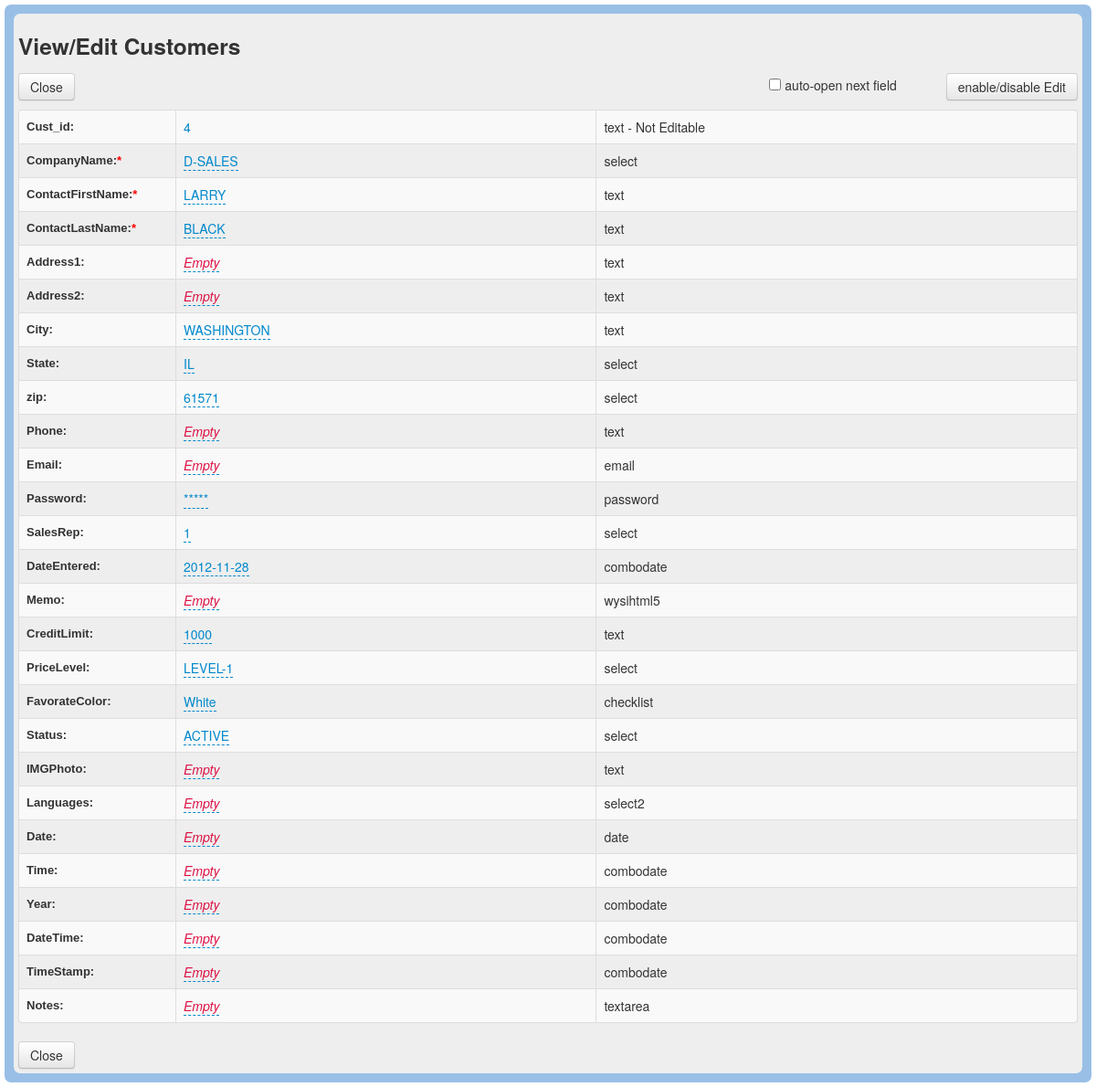
The page /db_Edit.php?id=4 on the database its author committed.
### tables this page shows
CREATE TABLE IF NOT EXISTS `customers` (
  `Cust_id` int(11) NOT NULL AUTO_INCREMENT,
  `CompanyName` varchar(50) DEFAULT NULL,
  `ContactFirstName` varchar(50) DEFAULT NULL,
  `ContactLastName` varchar(50) DEFAULT NULL,
  `Address1` varchar(50) DEFAULT NULL,
  `Address2` varchar(50) DEFAULT NULL,
  `City` varchar(50) DEFAULT NULL,
  `State` varchar(50) DEFAULT NULL,
  `zip` varchar(15) DEFAULT NULL,
  `Phone` varchar(50) DEFAULT NULL,
  `Email` varchar(100) DEFAULT NULL,
  `Password` varchar(100) DEFAULT NULL,
  `SalesRep` varchar(11) DEFAULT NULL,
  `DateEntered` date DEFAULT NULL,
  `Memo` blob,
  `CreditLimit` double DEFAULT NULL,
  `PriceLevel` varchar(50) DEFAULT NULL,
  `FavorateColor` varchar(50) DEFAULT NULL,
  `Status` varchar(50) DEFAULT NULL,
  `IMGPhoto` varchar(255) DEFAULT NULL,
  `Languages` varchar(100) DEFAULT NULL,
  `Date` date DEFAULT NULL,
  `Time` time DEFAULT NULL,
  `Year` year(4) DEFAULT NULL,
  `DateTime` datetime DEFAULT NULL,
  `TimeStamp` timestamp NULL DEFAULT NULL,
  `Notes` longtext,
  PRIMARY KEY (`Cust_id`)
);

### includes/db_Config.php (called while the page is built, shortened)
<?php
$db_Table = 'customers';
$appTitle = 'Customers';
$appTheme = 'blue';
$strFieldType  	= 'text,select,text,text,text,text,text,select,select,text,email,password,select,combodate,wysihtml5,text,select,checklist,select,text,select2,date,combodate,combodate,combodate,combodate,textarea';
$dbCanEdit = 1;
$strDisplayViewEdit =   "322222222222222222222222222";
$strRequired =          "011100000000000000000000000";
?>

### includes/db_Language.php (called while the page is built, shortened)
<?php
$txtEditView = "View/Edit";
$txtEnableButton = "enable/disable Edit";
?>

### includes/MeekroDB/meekrodb.2.1.class.php (called while the page is built, shortened)
<?php
class DB {
  protected static $mdb = null;
  public static function getMDB() {
    $mdb = DB::$mdb;
    if ($mdb === null) {
      $mdb = DB::$mdb = new MeekroDB();
    }
    return $mdb;
  }
  public static function queryFirstRow() { $args = func_get_args(); return call_user_func_array(array(DB::getMDB(), 'queryFirstRow'), $args); }
  public static function count() { $args = func_get_args(); return call_user_func_array(array(DB::getMDB(), 'count'), $args); }
  public static function columnList() { $args = func_get_args(); return call_user_func_array(array(DB::getMDB(), 'columnList'), $args); }
}
class MeekroDB {
  public $dbName = '';
  public $user = '';
  public $password = '';
  public $host = 'localhost';
  public $port = null;
  public $encoding = 'latin1';
  public $param_char = '%';
  public $named_param_seperator = '_';
  public $internal_mysql = null;
  public function __construct($host=null, $user=null, $password=null, $dbName=null, $port=null, $encoding=null) {
    if ($host === null) $host = DB::$host;
    if ($user === null) $user = DB::$user;
    if ($password === null) $password = DB::$password;
    if ($dbName === null) $dbName = DB::$dbName;
    if ($port === null) $port = DB::$port;
    if ($encoding === null) $encoding = DB::$encoding;
    $this->host = $host;
    $this->user = $user;
    $this->password = $password;
    $this->dbName = $dbName;
    $this->port = $port;
    $this->encoding = $encoding;
  }
  public function get() {
    $mysql = $this->internal_mysql;
    if ($mysql == null) {
      $mysql = new mysqli($this->host, $this->user, $this->password, $this->dbName, $this->port);
      $mysql->set_charset($this->encoding);
      $this->internal_mysql = $mysql;
    }
    return $mysql;
  }
  public function count() { $args = func_get_args(); return call_user_func_array(array($this, 'numRows'), $args); }
  protected function prependCall($function, $args, $prepend) {
    array_unshift($args, $prepend);
    return call_user_func_array($function, $args);
  }
  public function freeResult($result) {
    return $result->free();
  }
  public function columnList($table) {
    return $this->queryOneColumn('Field', "SHOW COLUMNS FROM $table");
  }
  public function parseQueryParamsNew() {
    $args = func_get_args();
    $sql = array_shift($args);
    $args_all = $args;
    $posList = array();
    $pos_adj = 0;
    $param_char_length = strlen($this->param_char);
    $named_seperator_length = strlen($this->named_param_seperator);
    $types = array(
      $this->param_char . 'll',
      $this->param_char . 'ls',
      $this->param_char . 'l',
      $this->param_char . 'li',
      $this->param_char . 'ld',
      $this->param_char . 'lb',
      $this->param_char . 's',
      $this->param_char . 'i',
      $this->param_char . 'd',
      $this->param_char . 'b',
      $this->param_char . 'ss'
    );
    foreach ($types as $type) {
      $lastPos = 0;
      while (($pos = strpos($sql, $type, $lastPos)) !== false) {
        $lastPos = $pos + 1;
        $posList[$pos] = $type;
      }
    }
    ksort($posList);
    foreach ($posList as $pos => $type) {
      $type = substr($type, $param_char_length);
      $length_type = strlen($type) + $param_char_length;
      $new_pos = $pos + $pos_adj;
      $new_pos_back = $new_pos + $length_type;
      if ($arg_number_length = strspn($sql, '0123456789', $new_pos_back)) {
        $arg_number = substr($sql, $new_pos_back, $arg_number_length);
        if (! isset($args_all[$arg_number])) $this->nonSQLError("Non existent argument reference (arg $arg_number): $sql");
        $arg = $args_all[$arg_number];
      } else {
        $arg = array_shift($args);
      }
      if (in_array($type, array('s', 'i', 'd', 'b', 'l'))) {
        $array_type = false;
        $arg = array($arg);
        $type = 'l' . $type;
      } else if ($type == 'ss') {
        $result = "'%" . $this->escape(str_replace(array('%', '_'), array('\%', '\_'), $arg)) . "%'";
      } else {
        $array_type = true;
        if (! is_array($arg)) $this->nonSQLError("Badly formatted SQL query: $sql -- expecting array, but didn't get one!");
      }
      if ($type == 'ls') $result = $this->wrapStr($arg, "'", true);
      else if ($type == 'li') $result = array_map('intval', $arg);
      else if ($type == 'ld') $result = array_map('floatval', $arg);
      else if ($type == 'lb') $result = array_map(array($this, 'formatTableName'), $arg);
      else if ($type == 'll') $result = $arg;
      else if (! $result) $this->nonSQLError("Badly formatted SQL query: $sql");
      if (is_array($result)) {
        if (! $array_type) $result = $result[0];
        else $result = '(' . implode(',', $result) . ')';
      }
      $sql = substr_replace($sql, $result, $new_pos, $length_type + $arg_number_length);
      $pos_adj += strlen($result) - ($length_type + $arg_number_length);
    }
    return $sql;
  }
  public function parseQueryParams() {
    $args = func_get_args();
    if (count($args) < 2) return $args[0];
    if (is_string($args[1]) && preg_match('/^[is]+$/', $args[1]) && substr_count($args[0], '?') > 0)
      return call_user_func_array(array($this, 'parseQueryParamsOld'), $args);
    else
      return call_user_func_array(array($this, 'parseQueryParamsNew'), $args);
  }
  public function queryUnbuf() { $args = func_get_args(); return $this->prependCall(array($this, 'queryHelper'), $args, 'unbuffered'); }
  protected function queryHelper() {
    $args = func_get_args();
    $type = array_shift($args);
    $is_buffered = ($type == 'buffered');
    $is_null = ($type == 'null');
    $sql = call_user_func_array(array($this, 'parseQueryParams'), $args);
    $db = $this->get();
    $result = $db->query($sql, $is_buffered ? MYSQLI_STORE_RESULT : MYSQLI_USE_RESULT);
    return $result;
  }
  public function queryAllRows() {
    $args = func_get_args();
    $query = call_user_func_array(array($this, 'queryUnbuf'), $args);
    $result = $this->fetchAllRows($query);
    return $result;
  }
  public function queryFirstRow() {
    $args = func_get_args();
    $query = call_user_func_array(array($this, 'queryUnbuf'), $args);
    $result = $this->fetchRow($query);
    return $result;
  }
  public function queryOneColumn() {
    $args = func_get_args();
    $column = array_shift($args);
    $results = call_user_func_array(array($this, 'queryAllRows'), $args);
    $ret = array();
    foreach ($results as $row) {
      $ret[] = $row[$column];
    }
    return $ret;
  }
  protected function checkError() {
    return false;
  }
  public function fetchRow($result = null) {
    return $result->fetch_assoc();
  }
  public function fetchAllRows($result = null) {
    $A = array();
    while ($row = $this->fetchRow($result)) {
      $A[] = $row;
    }
    return $A;
  }
}
?>

### includes/db_Functions.php (called while the page is built, shortened)
<?php
$arrFieldNames = DB::columnList($db_Table);
?>

### db_Edit.php (the view, shortened to what this page needs)
<!DOCTYPE html>
<html lang="en">
<head>
	<title>Simple-ConnectDB</title><?php
$key = $_GET['id'];
require_once 'includes/db_Config.php';
require_once 'includes/db_Language.php';
require_once 'includes/db_Connection.php';
require_once 'includes/db_Functions.php';
if($dbCanEdit == 1){
?>
	<link rel="stylesheet" type="text/css" href="assets/tablesorter-master/css/theme.<?php echo $appTheme ?>.css">
	<link rel="stylesheet" type="text/css" href="assets/css/db_Style.css">
	<link rel="stylesheet" type="text/css" href="assets/fancybox/source/jquery.fancybox.css?v=2.1.4" media="screen" />
 	<link href="assets/bootstrap/css/bootstrap.css" rel="stylesheet">
	<link href="assets/bootstrap/css/bootstrap-responsive.css" rel="stylesheet">
	<link href="assets/model/css/bootstrap-modal.css" rel="stylesheet">
	<link href="assets/x-editable/bootstrap-editable/css/bootstrap-editable.css" rel="stylesheet">
	<link rel="stylesheet" type="text/css" href="assets/tablesorter-master/addons/pager/jquery.tablesorter.pager.css">
	<link href="assets/select2/select2.css" rel="stylesheet">
	<link href="assets/x-editable/inputs-ext/wysihtml5/bootstrap-wysihtml5-0.0.2/bootstrap-wysihtml5-0.0.2.css" rel="stylesheet">
<link href="assets/x-editable/inputs-ext/wysihtml5/bootstrap-wysihtml5-0.0.2/wysiwyg-color.css" rel="stylesheet">
</head>
<body>
<div  class="main">
<div class="contents">
	<h3><?php echo $txtEditView . " " . $appTitle ?></h3>
	<a href="javascript:parent.jQuery.fancybox.close();" class="btn">Close</a>
            <div style="float: right; margin-bottom: 10px">
            <label style="display: inline-block; margin-right: 50px"><input type="checkbox" id="autoopen" style="vertical-align: baseline">&nbsp;auto-open next field</label>
            <button id="enable" class="btn"><?php echo $txtEnableButton ?></button>
            </div>
	<table id="editform" class="table table-bordered table-striped table-hover">
		<tbody>
		<?php
		$FieldType = explode(',',$strFieldType);
		$record = DB::queryFirstRow("SELECT * FROM $db_Table WHERE $arrFieldNames[0]=%i", $key);
		$columns = DB::columnList($db_Table);
		$count = count($columns);
	for ($i=0; $i<=$count-1; $i++ ) {
			if (substr($strDisplayViewEdit,$i,1) == 1 || substr($strDisplayViewEdit,$i,1) == 2 || substr($strDisplayViewEdit,$i,1) == 3){
				if (substr($strRequired,$i,1) == 1){
					$required = "<font color='red'>*</font>";
				}
				else
				{
					$required = '';
				}
				echo '<tr><td id="fieldnames" class="editfieldname">'. $arrFieldNames[$i] . ':'.$required.'</td>';
				if(!empty($FieldType[$i]) && $FieldType[$i] == 'checklist' || $FieldType[$i] == 'select2'){
					$data = @unserialize($record[$arrFieldNames[$i]]);
					if($data !== false || $record[$arrFieldNames[$i]] === 'b:0;'){
						$record[$arrFieldNames[$i]] = json_encode(unserialize($record[$arrFieldNames[$i]]));
						$remove = array('[', ']', '"');
						$record[$arrFieldNames[$i]] = str_replace($remove, "", $record[$arrFieldNames[$i]]);
					}
				}
					if(!empty($FieldType[$i]) && $FieldType[$i] == 'password'){
						$record[$arrFieldNames[$i]] = '*****';
					}
					if (substr($strDisplayViewEdit,$i,1) == 1 || substr($strDisplayViewEdit,$i,1) == 2){
						echo '<td><a href="#" id="'. $columns[$i]  .'" >' . $record[$arrFieldNames[$i]] . '</a></td>';
						echo '<td id="fieldtype">' . $FieldType[$i]. '</td></tr>';
					}
					if (substr($strDisplayViewEdit,$i,1) == 3){
						echo '<td><a href="#" id="'. $columns[$i]  .'" >' . $record[$arrFieldNames[$i]] . '</a></td>';
						echo '<td>' . $FieldType[$i]. ' - Not Editable</td></tr>';
					}
			}
	}
?>
		</tbody>
	</table>
	<a href="javascript:parent.jQuery.fancybox.close();" class="btn">Close</a>
</div>
</div>
<?php
}
else
{
header("Location: noRights.php");
}
?>
</body>
</html>

### rows shown on the page
customers: Cust_id "4", CompanyName "D-SALES", ContactFirstName "LARRY", ContactLastName "BLACK", City "WASHINGTON", State "IL", zip "61571", SalesRep "1", DateEntered "2012-11-28", CreditLimit "1000", PriceLevel "LEVEL-1", Status "ACTIVE"

### other values the page prints
$txtEditView "View/Edit"
$appTitle "Customers"
$txtEnableButton "enable/disable Edit"
$arrFieldNames[$i] "Cust_id"
$FieldType[$i] "text"
$arrFieldNames[$i] "CompanyName"
$FieldType[$i] "select"
$arrFieldNames[$i] "ContactFirstName"
$arrFieldNames[$i] "ContactLastName"
$arrFieldNames[$i] "Address1"
$arrFieldNames[$i] "Address2"
$arrFieldNames[$i] "City"
$arrFieldNames[$i] "State"
$arrFieldNames[$i] "zip"
$arrFieldNames[$i] "Phone"
